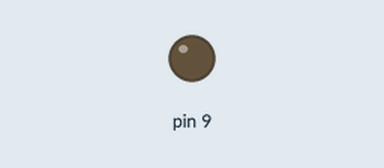
A sketch run on a simulated Arduino Uno, built with avr-gcc and run on an emulated ATmega328P. On the bench: output pins drawn as LEDs (lit = HIGH).

Above: at 0.05 s.
At 2.0 s:
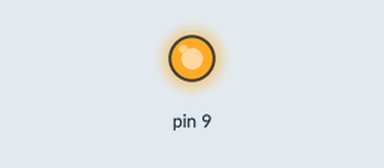
At 4.15 s:
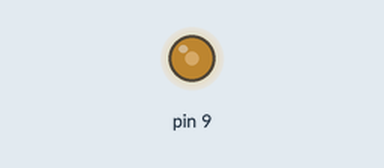
At 7.7 s:
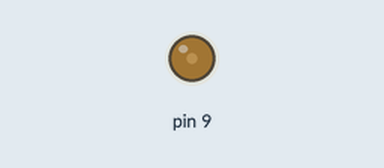
Timing chart, 0 to 10.7 s (numbered marks = the images above):
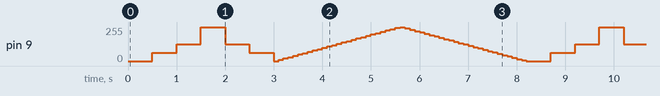

Measured:
- by itself, pin 9: moves between 0/255 and 255/255, repeating every 8.2 s

The sketch:

analog.ino
```cpp
void setup() {}

void loop() {
  analogWrite(9,0);
  delay(500);
  // 9번 핀의 전압을 V로 설정합니다.
  analogWrite(9, 63);
  delay(500);
  // 9번 핀의 전압을 2.5V로 설정합니다.
  analogWrite(9, 127);
  delay(500);
  // 9번 핀의 전압을 5V로 설정합니다.
  analogWrite(9, 255);
  delay(500);
  // 9번 핀의 전압을 2.5V로 설정합니다.
  analogWrite(9, 127);
  delay(500);
  // 9번 핀의 전압을 V로 설정합니다.
  analogWrite(9, 63);
  delay(500);

  //  for문으로 바꿔보기 점점 밝아짐
  for(int i=0; i<=255; i=i+10){
    analogWrite(9, i);
    delay(100);
  }
  //  점점 어두워짐
 for(int i=255; i>=0; i=i-10){
    analogWrite(9, i);
    delay(100);
  }

}
```
